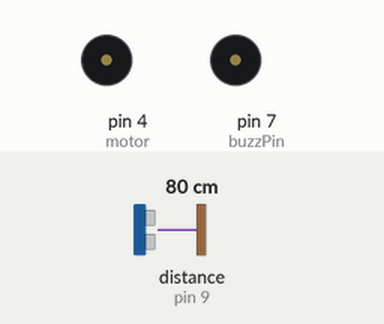
A sketch run on a simulated Arduino Uno, built with avr-gcc and run on an emulated ATmega328P. Parts: buzzer (waves = sounding, pin HIGH). Wiring (inferred from the names in the program): ultrasonic range finder: trigger pin 10; echo pin 9. The inputs (shaded band) are chosen by the test bench; at power-on: distance to the obstacle (sensor on pin 9) 80 cm. The echo pulse lasts 58.3 µs per cm; pins used as bus, display or sensor lines are not drawn.

Above: at 1.2 s.
1.3 s: distance to the obstacle (sensor on pin 9) set to 24 cm
2.8 s: distance to the obstacle (sensor on pin 9) set to 19 cm
At 3.3 s:
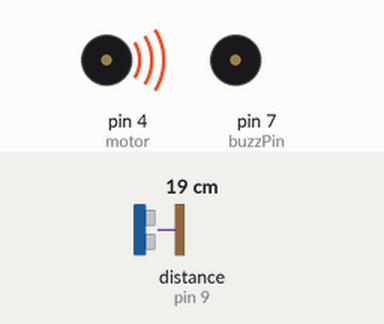
4.3 s: distance to the obstacle (sensor on pin 9) set to 13 cm
5.8 s: distance to the obstacle (sensor on pin 9) set to 10 cm
At 6.7 s:
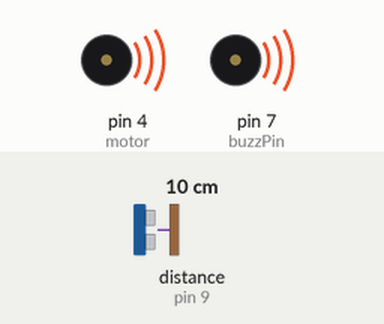
7.3 s: distance to the obstacle (sensor on pin 9) set to 18 cm
At 8.5 s:
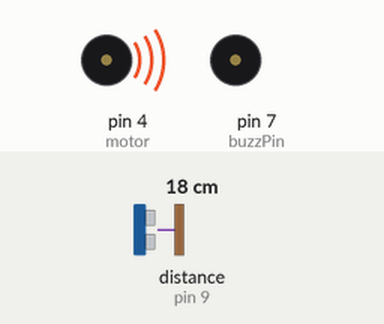
8.8 s: distance to the obstacle (sensor on pin 9) set to 2 cm
At 9.9 s:
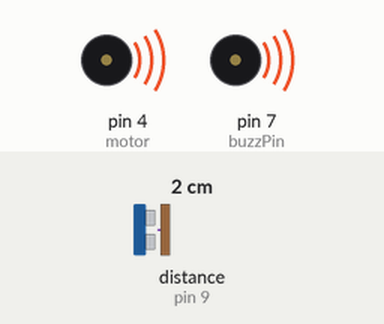
Timing chart, 0 to 11.3 s (numbered marks = the images above; inputs shaded):
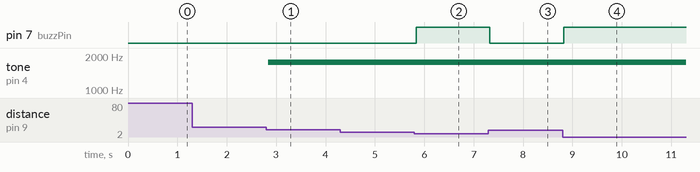

The sketch:

bs1.ino
```cpp
//pins of US and BUZZER
int const trigPin = 10;
int const echoPin = 9;
int const buzzPin = 7;
int const motor= 4;
void setup()
{
pinMode(trigPin, OUTPUT); // trig pin will have p nbulses output
pinMode(echoPin, INPUT); // echo pin should be input to get pulse width
pinMode(buzzPin, OUTPUT); // buzz pin is output to control buzzering
pinMode(motor, OUTPUT);
}
void loop()
{
// distance of obstackle in cm
int duration, distance;
// Output pulse with 1ms width on trigPin
digitalWrite(trigPin, HIGH);
delay(1);
digitalWrite(trigPin, LOW);
// Measure the pulse input in echo pin
duration = pulseIn(echoPin, HIGH);
// Distance is half the duration devided by 29.1 (from datasheet)
distance = (duration/2) / 29.1;
// if distance less than 0.5 meter and more than 0 (0 or less means over range)
if (distance <= 10)
{
digitalWrite(buzzPin, HIGH);
}
else
{
digitalWrite(buzzPin, LOW);
}
if (distance<=20)
{
  digitalWrite(motor, HIGH);
  tone(motor,1760);
}
else
{
  digitalWrite(motor, LOW);
}
delay(60);
}
```

Measured:
- the behaviour switches between 22 and 21 cm on distance to the obstacle (sensor on pin 9) (found by bisection; images 0 and 1)
- the behaviour switches between 12 and 11 cm on distance to the obstacle (sensor on pin 9) (found by bisection; images 1 and 2)
- after the input at 1.3 s, every drawn part: stays the same
- after the input at 2.8 s, tone on pin 4 (motor): silent → 1760 Hz at once
- after the input at 4.3 s, every drawn part: stays the same
- after the input at 5.8 s, pin 7 (buzzPin): LOW → HIGH at once
- after the input at 7.3 s, pin 7 (buzzPin): HIGH → LOW at once
- after the input at 8.8 s, pin 7 (buzzPin): LOW → HIGH at once
